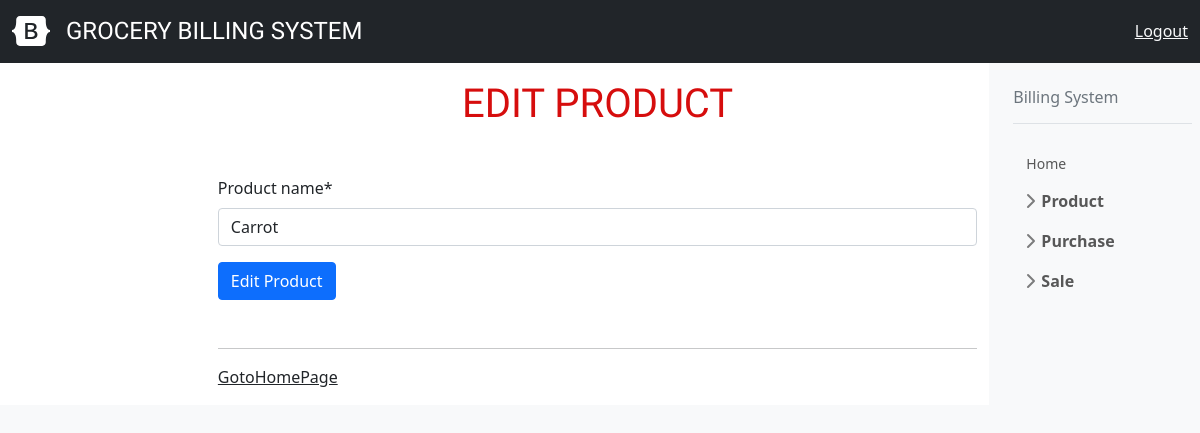
The app's page /editproduct/1, older data.
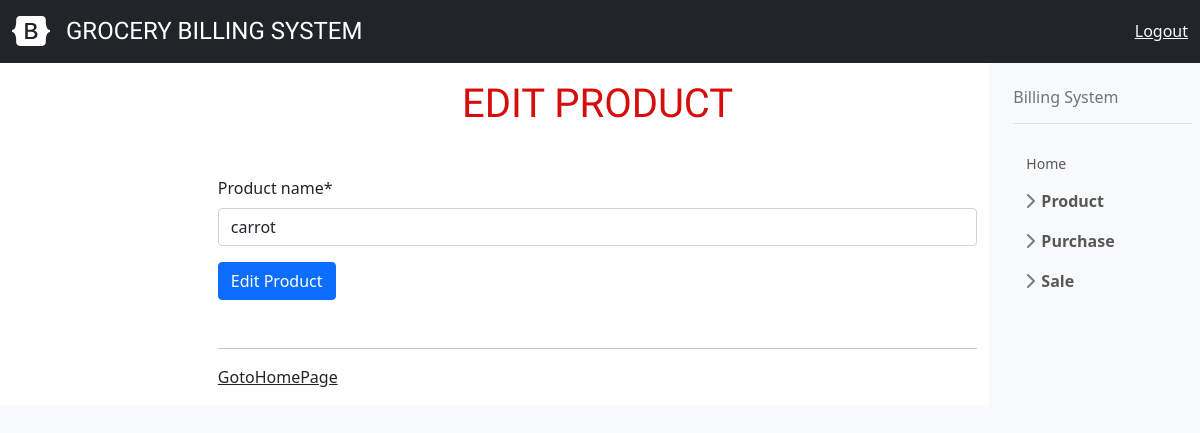
The same page, newer data.
### billing/models.py (models this page shows, shortened)
class Product(models.Model):
    product_name=models.CharField(max_length=120,unique=True)

### billing/views.py (the view, shortened to what this page needs)
# urls.py: path("editproduct/<int:pk>",EditProduct.as_view(),name="edit"),
class EditProduct(TemplateView):
    model=Product
    template_name = "billing/edit_product.html"
    context={}
    def get_object(self,id):
        return self.model.objects.get(id=id)
    def get(self, request, *args, **kwargs):
        products=self.get_object(kwargs.get("pk"))
        form=ProductCreateForm(instance=products)
        self.context["form"]=form
        return render(request,self.template_name,self.context)

### billing/forms.py
class ProductCreateForm(ModelForm):
    class Meta:
        model=Product
        fields=["product_name"]

### billing/templates/billing/edit_product.html (shortened to what this page needs)
<!DOCTYPE html>
{% extends 'billing/index.html' %}
{% load crispy_forms_tags %}
    {% block body_block %}
<h1>Edit Product</h1>
<form method="post">
    {{form|crispy}}
    <input type="submit" class="btn btn-primary" value="Edit Product">
</form>
<hr>
<td><a href="{% url 'page' %}" class="link-dark">GotoHomePage</a></td>
{% endblock %}

Row changes from the older to the newer data that the page shows:
changed Product: product_name "Carrot" → "carrot"
